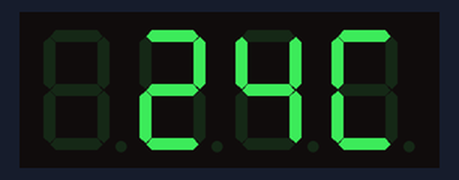
A sketch run on a simulated Arduino Uno, built with avr-gcc and run on an emulated ATmega328P. On the bench: 4-digit seven-segment display. What the sketch prints to the serial monitor is not drawn.

Above: at 1.6 s.

The sketch:

test-display-d1.ino
```cpp
#include "TM1637.h"

TM1637 tm1637(8,9);

void setup(){
    Serial.begin(9600);
    delay(10);
    Serial.println("tuddd");
    tm1637.init();
    Serial.println("tusss");
    tm1637.set(BRIGHT_TYPICAL);
    Serial.println("tudddssss");
    //BRIGHT_TYPICAL = 2,BRIGHT_DARKEST = 0,BRIGHTEST = 7;

    delay(1500);//Delay to let system boot
    Serial.println("tu");
}

void loop(){
  tm1637.display(1,2);
  tm1637.display(2,4);
  tm1637.display(3,12);  // put a C at the end

  delay(3000);
}
```
